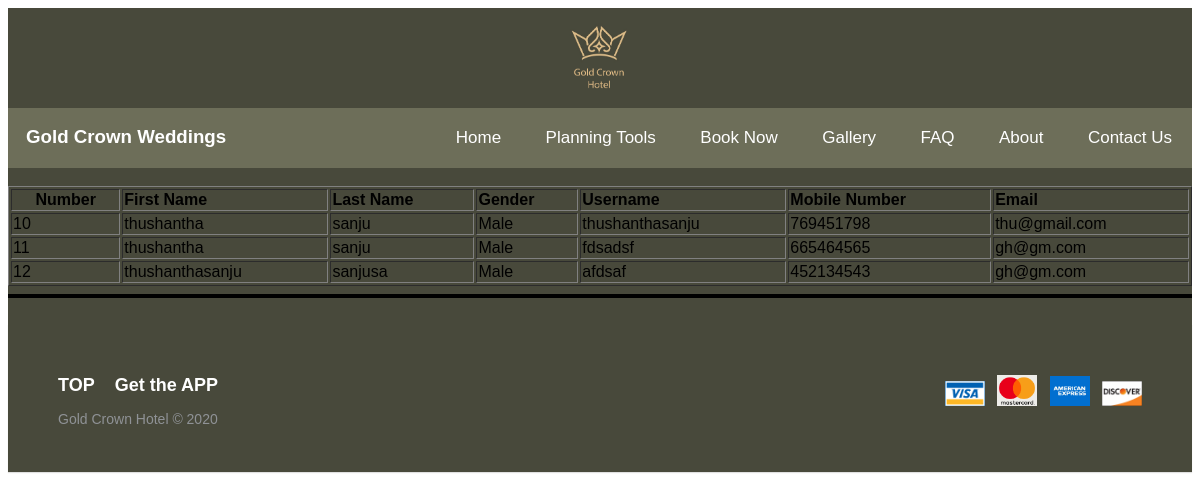
Page /php/showdetails.php on the committed database.
### tables this page shows
CREATE TABLE `register` (
  `customerID` int(11) NOT NULL,
  `firstName` varchar(50) NOT NULL,
  `lastName` varchar(50) NOT NULL,
  `gender` varchar(50) NOT NULL,
  `username` varchar(100) NOT NULL,
  `mobileNumber` int(11) NOT NULL,
  `email` varchar(150) NOT NULL,
  `password` varchar(150) NOT NULL
);

### php/showdetails.php (the view, shortened to what this page needs)
<?php
include_once 'configure.php';
?>
<html>
  <head>
    <link rel="stylesheet" type="text/css" href="../styles/header.css" />
  </head>
<body>
    <div class="header_bg" >
    <img class = "heading"
      src="../images/gold.jpg"
      width="100px"
      alt="wedding logo"
    </div>
    <div class="navbar" >
    <div class="nav-header" >
      <h3 class="logo-text">Gold Crown Weddings</h3>
    </div>
    <div class="navi">
      <a href="../html/header.html"> Home </a>
      <a href="../html/PT.html"> Planning Tools </a>
      <a href="../html/booknow.html"> Book Now </a>
      <a href="../html/gallery.html"> Gallery </a>
      <a href="../html/faqq.html"> FAQ </a>
      <a href="../html/header.html"> About </a>
      <a href="../html/contactUs.html"> Contact Us </a>
    </div>
     </div>
<center>
    <br>
       <table border="1" width="100%">
  <tr>
    <th><b>Number</b></th>
    <th style="text-align:left;">First Name</th>
    <th style="text-align:left;">Last Name</th>
  <th style="text-align:left;">Gender</th>
  <th style="text-align:left;">Username</th>
  <th style="text-align:left;">Mobile Number</th>
  <th style="text-align:left;">Email</th>
  </tr>
<?php
   $sql = "select customerID,firstName,lastName,gender,username,mobileNumber,email from register";
   $result=$conn-> query($sql);
   if($result->num_rows>0){
     while($row=$result->fetch_assoc()){
       echo"<tr><td>".$row["customerID"]."</td><td>".$row["firstName"]."</td><td>".$row["lastName"]."</td><td>".$row["gender"]."</td><td>".$row["username"]."</td><td>".$row["mobileNumber"]."</td><td>".$row["email"]."</td></tr>";
     }
   }else{
     echo "no results";
   }
?>
</table>
<hr class="hrbod"><br>
     <footer class="footer-distributed">
        <div class="footer-right">
          <a href="#"><img class = "logo1" src = "../images/visa.png" width="40px"></a>
          <a href="#"><img class = "logo1" src = "../images/ms.png" width="40px"></a>
          <a href="#"><img class = "logo1" src = "../images/aex.jpg" width="40px"></a>
          <a href="#"><img class = "logo1" src = "../images/dis.jpg" width="40px"></a>
        </div>
        <div class="footer-left">
          <p class="footer-links">
            <a class="link-1" href="#">TOP</a>
             <a class="link-1" href="get.html">Get the APP</a>
          </p>
          <p>Gold Crown Hotel &copy; 2020</p>
        </div>
      </footer>
          </body>
          </html>

### styles/header.css (style rules this page uses)
.hrbod { border: 2px solid black; background-color:black; }
a:link { text-decoration: none; }
.heading { display: block; margin-left: auto; margin-right: auto; }
.header_bg { background-color: #48493b; }
body { font-family: Helvetica,Arial,sans-serif; }
.navi { background-color: #6D6E59 ; }
.navbar { display: flex; background-color: #6D6E59 ; justify-content: space-between; }
.logo-text { color: white; margin: 18px; }
.navi a { display: inline-block; text-align: center; padding: 20px; text-decoration: none; font-size: 17px; border-radius: 5px; color: white; }
.footer-distributed { background-color: #48493b; box-shadow: 0 1px 1px 0 rgba(0, 0, 0, 0.12); box-sizing: border-box; width: 100%; float: left; text-align: left; font: normal 16px sans-serif; padding: 45px 50px; }
.footer-distributed .footer-left p { color: #8f9296; font-size: 14px; margin: 0; }
.footer-distributed p.footer-links { font-size: 18px; font-weight: bold; color: #ffffff; margin: 0 0 10px; padding: 0; transition: ease .25s; }
.footer-distributed p.footer-links a { display: inline-block; line-height: 1.8; text-decoration: none; color: inherit; padding-right: 15px; transition: ease .25s; }
.footer-distributed .footer-right { float: right; margin-top: 6px; max-width: 250px; }
.footer-distributed .footer-right a { display: inline-block; width: 40px; border-radius: 2px; font-size: 20px; color: #ffffff; text-align: center; line-height: 35px; margin-left: 8px; transition:all .25s; }
* { box-sizing:border-box }

### rows in the picture
register: customerID "10", firstName "thushantha", lastName "sanju", gender "Male", username "thushanthasanju", mobileNumber "769451798", email "thu@gmail.com"
register: customerID "11", firstName "thushantha", lastName "sanju", gender "Male", username "fdsadsf", mobileNumber "665464565", email "gh@gm.com"
register: customerID "12", firstName "thushanthasanju", lastName "sanjusa", gender "Male", username "afdsaf", mobileNumber "452134543", email "gh@gm.com"
